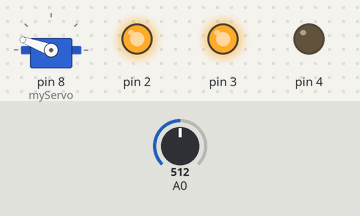
Bench run of a sketch on a simulated Arduino Uno, built with avr-gcc and run on an emulated ATmega328P. On the bench: servo, output pins drawn as LEDs (lit = HIGH). The test bench sets the inputs (shaded band); at power-on: A0 = 512.

Above: at 1.2 s.
1.3 s: A0 set to 306
At 1.6 s:
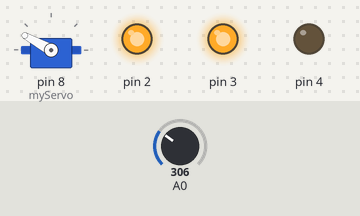
2.8 s: A0 set to 1023
At 4.2 s:
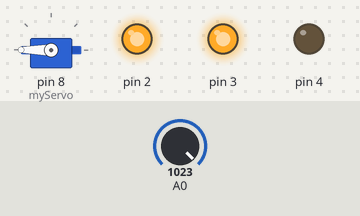
Timing chart, 0 to 5.8 s (numbered marks = the images above; inputs shaded):
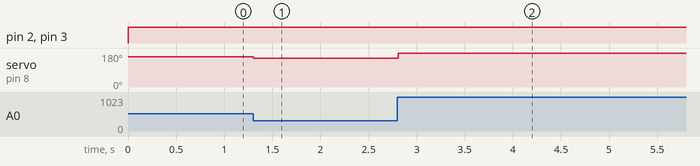

The sketch:

DungBienTro.ino
```cpp
#include <Servo.h>

Servo myServo;

int TinhHieu;
int GocLai;

void setup() {
  myServo.attach(8);
  pinMode(2, OUTPUT);
  pinMode(3, OUTPUT);
  pinMode(4, OUTPUT);
}

void loop() {
  digitalWrite(3, 1);
  digitalWrite(4, 0);
  digitalWrite(2, 1);

  TinhHieu = analogRead(A0);
  GocLai = map(TinhHieu, 0, 1023, 140, 180);

  Serial.print("TinhHieu ");
  Serial.print(TinhHieu);
  Serial.print(", GocLai ");
  Serial.println(GocLai);

  myServo.write(GocLai);


  delay(15);
}
```

Measured:
- after the input at 1.3 s, servo on pin 8 (myServo): 160° → 151° at once
- after the input at 2.8 s, servo on pin 8 (myServo): 151° → 180° at once
